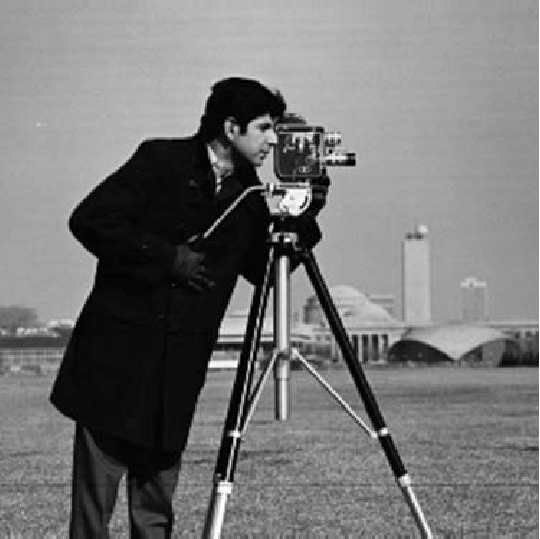
#> input picture tema3/limpio/images/photographer.png, 540 x 539 px
$ jupyter execute --allow-errors '3_2_5_Descriptores_textura(1).ipynb'   (older library calls are emulated)
#> lines starting #> are read from the running program, lines starting #| are printed output that depends on the picture; long printed decimals are rounded
[cell 1]
# En primer lugar, obtenemos la máscara de la imagen original mediante la umbralización con Otsu
import matplotlib.pyplot as plt
import cv2
import numpy as np
img = cv2.imread('images/photographer.png')
#> img is the input picture: shape (539, 540, 3); min 0, max 255, mean 118.1

window = cv2.rectangle(img.copy(), (400,80), (420,100), (0, 0, 255), 5)
window = cv2.rectangle(window, (490,490), (510,510), (0, 255, 0), 5)
#> window: shape (539, 540, 3); mean B, G, R 117.6, 118.1, 118.1
plt.imshow(window, cmap='gray')
plt.show()

[cell 2]
# Seleccionamos una región del cielo y una de la hierba
cielo = img[80:100, 400:420]
hierba = img[490:510, 490:510]

fig, ax = plt.subplots(1,2)
ax[0].imshow(cielo, cmap='gray')
ax[0].set_title('cielo')
ax[1].imshow(hierba, cmap='gray')
ax[1].set_title('hierba')
plt.show()

### MATRIZ DE COOCURRENCIA

[cell 3]
# MATRIZ DE COOCURRENCIA (Gray-Level Cooccurence Matrix - GLCM)
from tabulate import tabulate
from skimage.feature import greycomatrix, greycoprops
headers = ['','cielo', 'hierba']
CN, DIS, H, ASM, E, COR = ['contraste'], ['disimilitud'], ['homogeneidad'], ['ASM'], ['Energía'], ['Correlación']

patches = []
patches.append(cielo)
patches.append(hierba)

for i in range(len(patches)):
    image = cv2.cvtColor(patches[i], cv2.COLOR_BGR2GRAY)
    GLCM = greycomatrix(image, distances=[5], angles=[0], levels=np.max(image)+1, symmetric=True, normed=True)
    plt.imshow(GLCM[:,:,0,0], cmap='gray')
    plt.show()
    CN.append(greycoprops(GLCM, 'contrast')[0,0])
    DIS.append(greycoprops(GLCM, 'dissimilarity')[0,0])
    H.append(greycoprops(GLCM, 'homogeneity')[0,0])
    ASM.append(greycoprops(GLCM, 'ASM')[0,0])
    E.append(greycoprops(GLCM, 'energy')[0,0])
    COR.append(greycoprops(GLCM, 'correlation')[0,0])
#> this loop made 2 passes
#> after the loop, ASM = ['ASM', 0.143, 0.00511]; CN = ['contraste', 3.68, 333.4]; COR = ['Correlación', 0.191, -0.0705]; DIS = ['disimilitud', 1.4, 13.85]; E = ['Energía', 0.378, 0.0715]; H = ['homogeneidad', 0.512, 0.0921]

my_data = [tuple(CN), tuple(DIS), tuple(H), tuple(ASM), tuple(E), tuple(COR)]
#> my_data = [('contraste', 3.68, 333.4), ('disimilitud', 1.4, 13.85), ('homogeneidad', 0.512, 0.0921), ('ASM', 0.143, 0.00511), ('Energía', 0.378, 0.0715), ('Correlación', 0.191, -0.0705)]

print(tabulate(my_data, headers=headers))
#|                  cielo        hierba
#| ------------  --------  ------------
#| contraste     3.68      333.393
#| disimilitud   1.4        13.8533
#| homogeneidad  0.5125    0.09213
#| ASM           0.1427    0.005106
#| Energía       0.3778    0.07145
#| Correlación   0.1905   -0.07051

### Scale-Invariant Feature Transform

[cell 4]
# SIFT algorithm
img = cv2.imread('images/photographer.png', 0)
#> img: shape (539, 540); min 0, max 255, mean 118.1
plt.imshow(img, cmap='gray')
plt.show()

# Imagen rotada
rows, cols = img.shape
#> rows = 539; cols = 540
M = cv2.getRotationMatrix2D((cols/2,rows/2),angle=45,scale=1)
img_rot = cv2.warpAffine(img,M,(cols,rows))
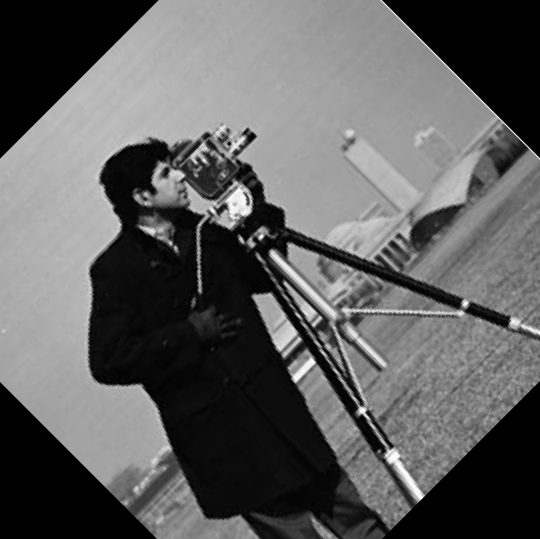
#> img_rot: shape (539, 540); min 0, max 255, mean 94.8
plt.imshow(img_rot, cmap='gray')
plt.show()

[cell 5]
### PARA LA IMAGEN ORIGINAL

# Definición del algoritmo
sift = cv2.SIFT_create(nfeatures=0, nOctaveLayers = 3)

# Identificamos los puntos de interés
kp = sift.detect(img, None)
#> kp = 1672 keypoints; strongest (x, y, size): (235, 434, 5.3), (287, 240, 3.3), (295, 200, 17.8), (384, 431, 4.5)

# Extraemos el descriptor para obtener el fingreprint
_, des = sift.compute(img, kp)
print(np.shape(des))
#| (1672, 128)
# print(des) # Matriz donde las filas son los keypoints y las columnas las características de dichos puntos clave

# Visualizamos los puntos de interés
img_int=cv2.drawKeypoints(img, kp, img, flags=cv2.DRAW_MATCHES_FLAGS_DRAW_RICH_KEYPOINTS)
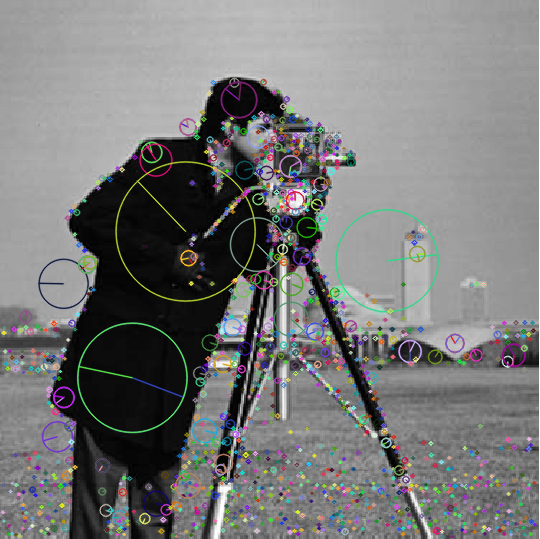
#> img_int: shape (539, 540, 3); mean of channels 0, 1, 2 120, 120.4, 120; drawn as B, G, R
plt.imshow(img_int)
plt.show()

[cell 6]
# PARA LA IMAGEN ROTADA

# Identificamos los puntos de interés
kp_rot = sift.detect(img_rot, None)
#> kp_rot = 1323 keypoints; strongest (x, y, size): (362, 411, 5.3), (238, 203, 18), (465, 304, 4.5), (261, 237, 3.3)
# k = kp_2[0]
# print(k.response)

# Extraemos el descriptor para obtener el fingreprint
_, des_rot = sift.compute(img_rot, kp_rot)
print(np.shape(des_rot))
#| (1323, 128)

# Visualizamos los puntos de interés
img_int_2=cv2.drawKeypoints(img_rot, kp_rot, img_rot.copy(), flags=cv2.DRAW_MATCHES_FLAGS_DRAW_RICH_KEYPOINTS)
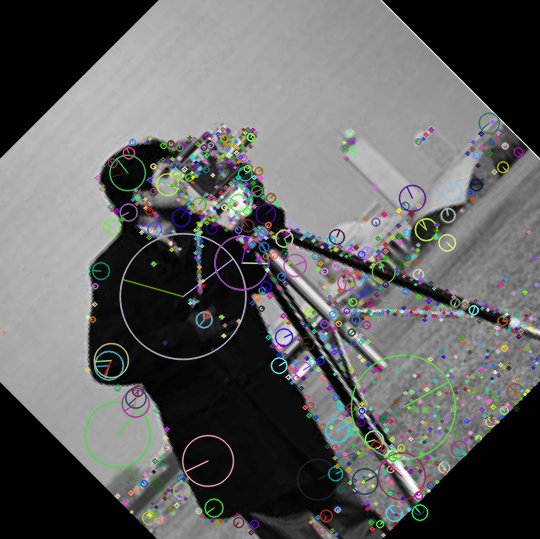
#> img_int_2: shape (539, 540, 3); mean of channels 0, 1, 2 96.9, 97.1, 96.6; drawn as B, G, R
plt.imshow(img_int_2)
plt.show()

[cell 7]
# feature matching
from skimage import io

bf = cv2.BFMatcher.create(cv2.NORM_L1, crossCheck=True)

matches = bf.match(des, des_rot)
#> matches = 968 matches
matches = sorted(matches, key = lambda x:x.distance)

print(np.shape(matches))
#| (968,)

img_match = cv2.drawMatches(img, kp, img_rot, kp_rot, matches[:25], img_rot, flags=10)
plt.imshow(img_match)
plt.show()

### Histogram of Oriented Gradients

[cell 8]
# HISTOGRAM OF ORIENTED GRADIENTS

# En primer lugar, obtenemos la máscara de la imagen original mediante la umbralización con Otsu
from skimage import io
img = io.imread('images/pedestrian.jpg')
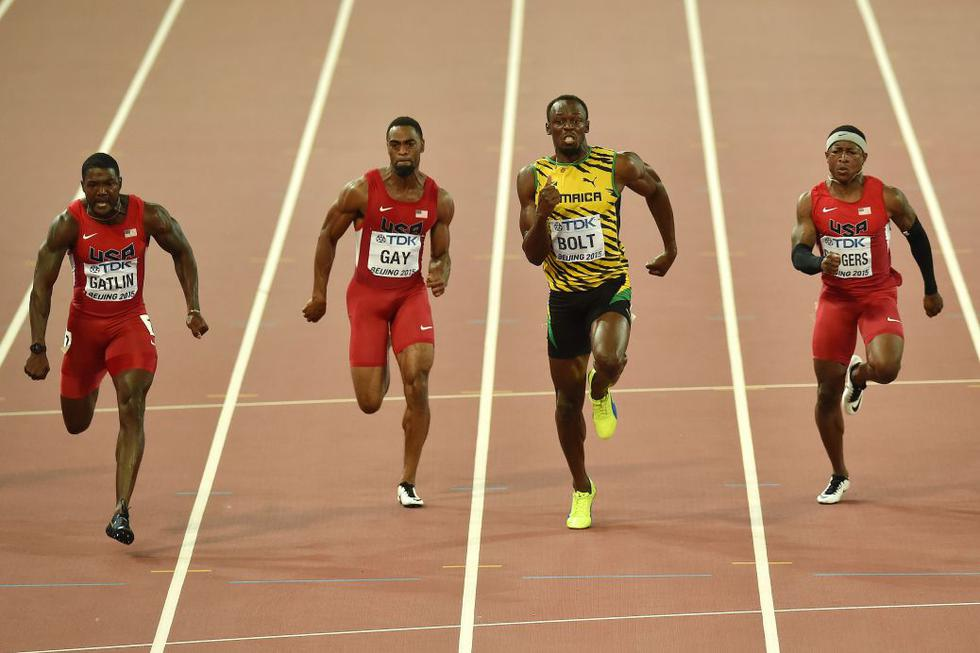
#> input picture tema3/limpio/images/pedestrian.jpg, 980 x 653 px
#> img is the input picture: shape (653, 980, 3); mean R, G, B 173.9, 134.5, 103.6
img = np.float32(img/255)
crop = img[75:550,475:700]
crop = cv2.resize(crop, (64, 128))
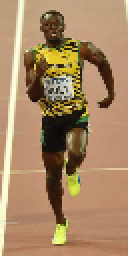
#> crop: shape (128, 64, 3) float32 (shown 2 times larger); mean R, G, B 0.657, 0.53, 0.393

plt.imshow(crop, cmap='gray')
plt.show()

[cell 9]
# Calculamos el gradiente con el kernel de Sobel
crop = np.float32(crop)
gx = cv2.Sobel(crop, cv2.CV_32F, 1, 0, ksize=1)
gy = cv2.Sobel(crop, cv2.CV_32F, 0, 1, ksize=1)
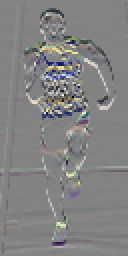
#> gy: shape (128, 64, 3) float32 (shown 2 times larger); mean R, G, B -0.000526, -0.0018, -0.0017; drawn with min black and max white

# Calculamos la magnitud y la dirección del gradiente
mag, angle = cv2.cartToPolar(gx, gy, angleInDegrees=True)
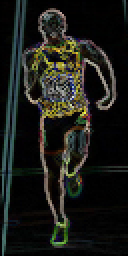
#> mag: shape (128, 64, 3) float32 (shown 2 times larger); mean R, G, B 0.118, 0.122, 0.104; drawn with min black and max white
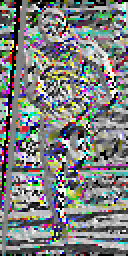
#> angle: shape (128, 64, 3) float32 (shown 2 times larger); mean R, G, B 177.6, 181.6, 179.6; drawn with min black and max white

# Visualizamos la imagen obtenida en la magnitud del gradiente
mag = mag/np.max(mag)
plt.imshow(mag, cmap='gray')
plt.show()

[cell 10]
# Cálculo del desriptor: Histogram of Oriented Gradients
from skimage.feature import hog
#> (the rest of this cell did not finish here and is left out)

### Local Binary Patterns

[cell 11]
# LOCAL BINARY PATTERNS (LBP)
from skimage.feature import local_binary_pattern
img = cv2.imread('images/photographer.png')

# Definimos los parámetros iniciales
R = 1 # Radio
P = 8*R # Número de píxeles vecinos
epsilon = 1e-7 # Para normalizar el histograma

# Extraemos la imagen LBP
img_gray = cv2.cvtColor(img, cv2.COLOR_BGR2GRAY)
lbp_image = local_binary_pattern(img_gray, P, R, method='uniform')
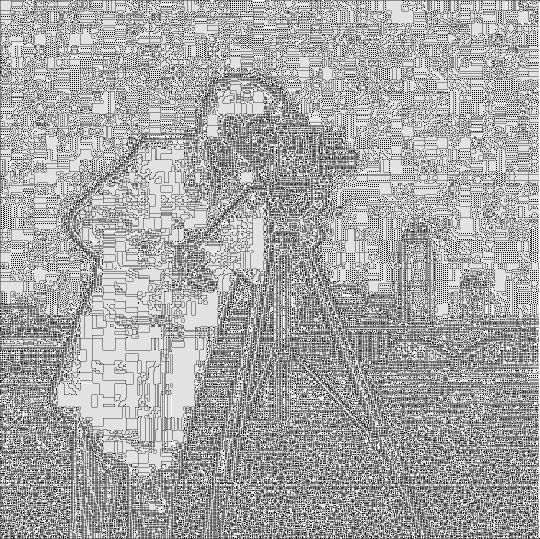
#> lbp_image: shape (539, 540) float64; min 0, max 9, mean 5.92; drawn with min black and max white
a,b = np.unique(lbp_image, return_counts=True)
#> a = [0, 1, 2, 3, 4, 5, 6, 7, 8, 9]; b = [9244, 10408, 2594, 30871, 14530, 60955, 25100, 12184, 110569, 14605]

# Calculamos el histograma
lbp_image = np.uint8(lbp_image)
hist = cv2.calcHist([lbp_image.ravel()], [0], None, [P+2], [0, P+2])
#> hist has the same summary as b

# Normalizamos el histograma
hist = hist.astype("float")
hist /= (hist.sum() + epsilon)
#> hist = [0.0318, 0.0358, 0.00891, 0.106, 0.0499, 0.209, 0.0862, 0.0419, 0.38, 0.0502]

# Los P+2=10 bins del histograma serán los 10 atributos que nos permitirán caracterizar una imagen

# Visualizamos la imagen LBP
figs, ax = plt.subplots(1,2)
ax[0].imshow(img, cmap='gray')
ax[1].imshow(lbp_image, cmap='gray')
plt.show()

# Visualizamos el histograma
plt.plot(hist)
plt.grid(True)
plt.show()
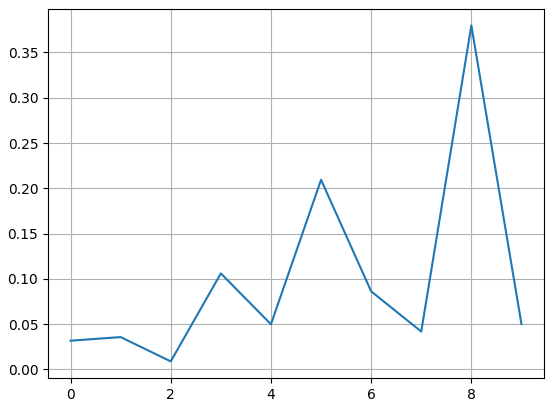
#> figure drawn by matplotlib, 1 panel; curve peaks at x = 8, y = 0.38
